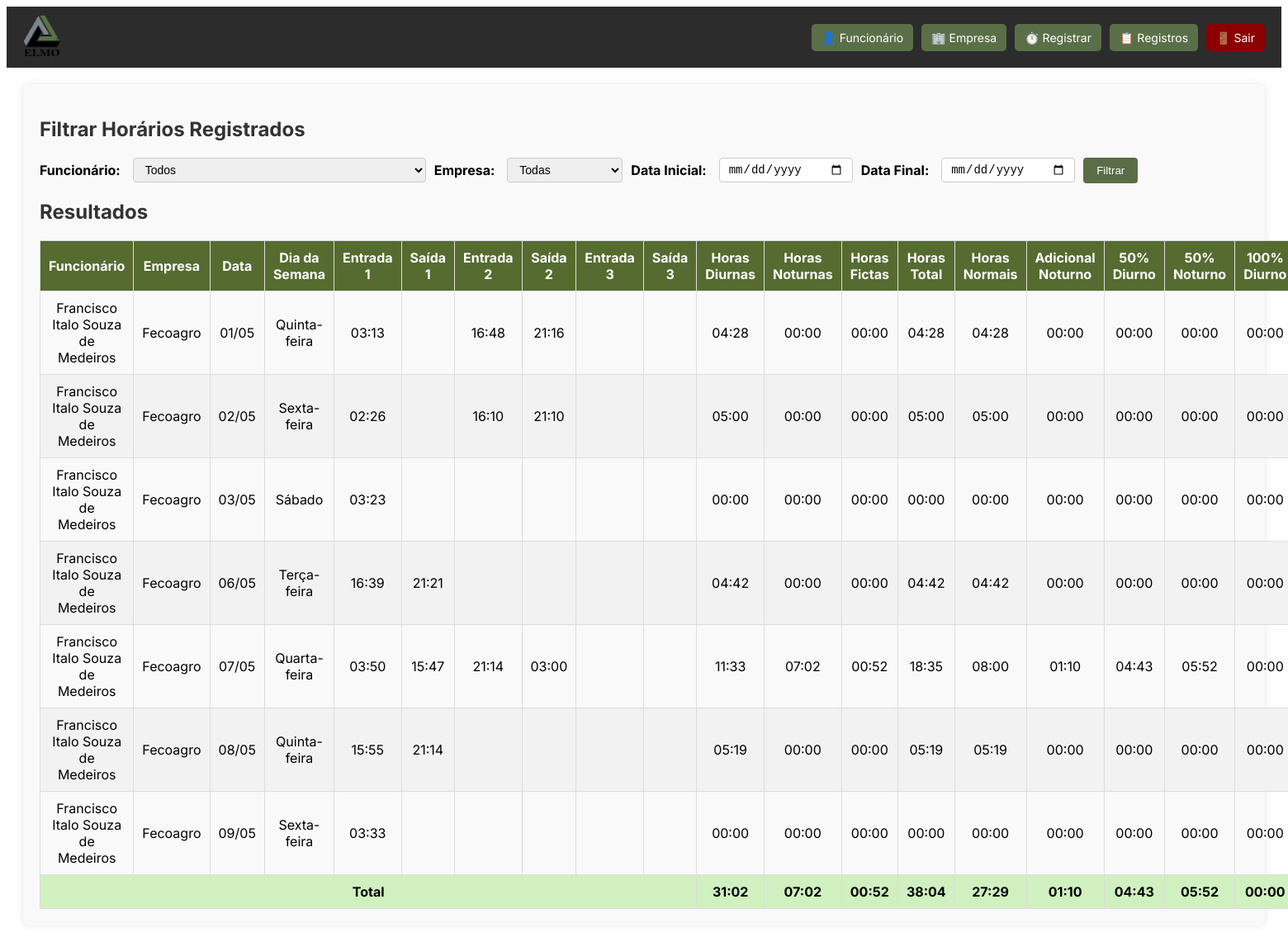
The app's page /lista-registros?funcionario_id=7 (signed in) with its own data.
### models.py (models this page shows)
class Ponto(db.Model):
    id = db.Column(db.Integer, primary_key=True)
    funcionario_id = db.Column(db.Integer, db.ForeignKey('funcionario.id'), nullable=False)
    empresa_id = db.Column(db.Integer, db.ForeignKey('empresa.id'), nullable=False)
    data = db.Column(db.String(10), nullable=False)
    entrada1 = db.Column(db.String(5))
    saida1 = db.Column(db.String(5))
    entrada2 = db.Column(db.String(5))
    saida2 = db.Column(db.String(5))
    entrada3 = db.Column(db.String(5))
    saida3 = db.Column(db.String(5))
    funcionario = db.relationship('Funcionario', backref=db.backref('pontos', lazy=True))
    empresa = db.relationship('Empresa', backref=db.backref('pontos', lazy=True))

class Funcionario(db.Model):
    id = db.Column(db.Integer, primary_key=True)
    nome = db.Column(db.String(100), nullable=False)
    cpf = db.Column(db.String(14), unique=True, nullable=True)

class Empresa(db.Model):
    id = db.Column(db.Integer, primary_key=True)
    nome = db.Column(db.String(100), nullable=False)
    vale_alimentacao = db.Column(db.Float, nullable=False)

### app.py (the view, shortened to what this page needs)
@app.route("/lista-registros", methods=["GET"])
def lista_registros():
    if not session.get("usuario_logado"):
        return redirect(url_for("login"))
    funcionarios = Funcionario.query.order_by(Funcionario.nome.asc()).all()
    empresas = Empresa.query.order_by(Empresa.nome.asc()).all()
    query = Ponto.query
    funcionario_id = request.args.get("funcionario_id")
    empresa_id = request.args.get("empresa_id")
    data_ini = request.args.get("data_ini")
    data_fim = request.args.get("data_fim")
    if funcionario_id:
        query = query.filter_by(funcionario_id=funcionario_id)
    if empresa_id:
        query = query.filter_by(empresa_id=empresa_id)
    if data_ini:
        query = query.filter(Ponto.data >= data_ini)
    if data_fim:
        query = query.filter(Ponto.data <= data_fim)
    pontos = []
    if funcionario_id or empresa_id or data_ini or data_fim:
        pontos = query.order_by(Ponto.data.asc()).all()
    INIDIA = time(5, 0)
    FIMDIA = time(22, 0)
    ININOT = time(22, 0)
    FIMNOT = time(5, 0)
    def to_time(valor):
        if isinstance(valor, str):
            return datetime.strptime(valor, "%H:%M").time()
        return valor
    for ponto in pontos:
        if isinstance(ponto.data, str):
            ponto.data_obj = datetime.strptime(ponto.data, "%Y-%m-%d")
        else:
            ponto.data_obj = ponto.data
        ponto.horas_diurnas_reais = timedelta()
        ponto.horas_noturnas_reais = timedelta()
        ponto.horas_fictas = timedelta()
        ponto.horas_adicional = timedelta()
        ponto.horas_adicional_ficta = timedelta()
        ponto.horas_diurnas = timedelta()
        ponto.horas_noturnas = timedelta()
        ponto.horas_total = timedelta()
        ponto.extra_50_diurno = timedelta()
        ponto.extra_50_noturno = timedelta()
        ponto.extra_50_noturno_reais = timedelta()
        ponto.extra_100_diurno = timedelta()
        ponto.extra_100_noturno = timedelta()
        ponto.horas_normais = timedelta(hours=8)
        if ponto.data_obj.weekday() == 5:
            ponto.horas_normais = timedelta(hours=4)
        turnos = [(ponto.entrada1, ponto.saida1), (ponto.entrada2, ponto.saida2), (ponto.entrada3, ponto.saida3)]
        minutos_marcados = []
        for entrada, saida in turnos:
            if entrada and saida:
                entrada = to_time(entrada)
                saida = to_time(saida)
                entrada_dt = datetime.combine(ponto.data_obj, entrada)
                saida_dt = datetime.combine(ponto.data_obj, saida)
                if saida < entrada:
                    saida_dt += timedelta(days=1)
                atual = entrada_dt
                while atual < saida_dt:
                    minutos_marcados.append(atual)
                    atual += timedelta(minutes=1)
        acumulado_domingo = timedelta()
        duracao_dentro_domingo = timedelta()
        for minuto in minutos_marcados:
            hora = minuto.time()
            tipo = "diurna"
            if hora >= ININOT or hora < FIMNOT:
                tipo = "noturna"
            if ponto.horas_normais > timedelta():
                ponto.horas_normais -= timedelta(minutes=1)
                if tipo == "diurna":
                    ponto.horas_diurnas += timedelta(minutes=1)
                    ponto.horas_diurnas_reais += timedelta(minutes=1)
                else:
                    ponto.horas_noturnas_reais += timedelta(minutes=1)
                    ponto.horas_adicional += timedelta(minutes=1)
            else:
                if tipo == "diurna":
                    ponto.extra_50_diurno += timedelta(minutes=1)
                    ponto.horas_diurnas_reais += timedelta(minutes=1)
                else:
                    ponto.extra_50_noturno_reais += timedelta(minutes=1)
                    ponto.horas_noturnas_reais += timedelta(minutes=1)
        if ponto.data_obj.weekday() < 5:
            ponto.horas_noturnas = ponto.horas_noturnas_reais * 1.142857
            ponto.horas_total = ponto.horas_diurnas_reais + ponto.horas_noturnas
            ponto.horas_fictas= ponto.horas_noturnas_reais * 0.142857
            carga_horaria_diaria = timedelta(hours=8)
            jornada_total = ponto.horas_diurnas_reais + ponto.horas_noturnas
            if jornada_total < carga_horaria_diaria:
                ponto.horas_normais = jornada_total
            else:
                ponto.horas_normais = carga_horaria_diaria
                ponto.extra_50_noturno = ( ponto.extra_50_noturno_reais * 1.142857 ) + ( ponto.horas_adicional * 0.142857 )
        if ponto.data_obj.weekday() == 5:
            ponto.horas_noturnas = ponto.horas_noturnas_reais * 1.142857
            ponto.horas_total = ponto.horas_diurnas_reais + ponto.horas_noturnas
            ponto.horas_fictas= ponto.horas_noturnas_reais * 0.142857
            carga_horaria_diaria = timedelta(hours=4)
            jornada_total = ponto.horas_diurnas_reais + ponto.horas_noturnas
            extra_total = max(timedelta(), jornada_total - carga_horaria_diaria)
            ponto.extra_50_noturno = ponto.extra_50_noturno_reais * 1.142857
            if ponto.horas_adicional > timedelta():
                ponto.extra_50_noturno = ponto.horas_adicional * 0.142857
            if jornada_total < carga_horaria_diaria:
                ponto.horas_normais = jornada_total
                ponto.horas_adicional = ponto.horas_noturnas
            else:
                ponto.horas_normais = carga_horaria_diaria
    total = {
            "horas_diurnas": timedelta(),
            "horas_noturnas": timedelta(),
            "horas_fictas": timedelta(),
            "horas_total": timedelta(),
            "horas_normais": timedelta(),
            "horas_adicional": timedelta(),
            "extra_50_diurno": timedelta(),
            "extra_50_noturno": timedelta(),
            "extra_100_diurno": timedelta(),
            "extra_100_noturno": timedelta(),
        }
    for ponto in pontos:
            total["horas_diurnas"] += ponto.horas_diurnas_reais
            total["horas_noturnas"] += ponto.horas_noturnas
            total["horas_fictas"] += ponto.horas_fictas
            total["horas_total"] += ponto.horas_total
            total["horas_normais"] += ponto.horas_normais
            total["horas_adicional"] += ponto.horas_adicional
            total["extra_50_diurno"] += ponto.extra_50_diurno
            total["extra_50_noturno"] += ponto.extra_50_noturno
            total["extra_100_diurno"] += ponto.extra_100_diurno
            total["extra_100_noturno"] += ponto.extra_100_noturno
    return render_template("lista_registros.html", pontos=pontos, funcionarios=funcionarios, empresas=empresas, total=total)

### app.py (called while the page is built)
@app.template_filter('horario_formatado')
def horario_formatado(value):
    if not value:
        return "00:00"
    total_minutes = int(value.total_seconds() // 60)
    horas = total_minutes // 60
    minutos = total_minutes % 60
    return f"{horas:02d}:{minutos:02d}"

@app.template_filter('formatar_dia_semana')
def formatar_dia_semana(data):
    return format_datetime(data, "EEEE", locale='pt_BR').capitalize()

### templates/lista_registros.html (shortened to what this page needs)
{% extends "base.html" %}
{% block content %}
<div class="box">
    <h2>Filtrar Horários Registrados</h2>
    <form method="GET" class="filter-lista-form">
        <label for="funcionario_id">Funcionário:</label>
        <select name="funcionario_id" id="funcionario_id">
            <option value="">Todos</option>
        </select>
        <label for="empresa_id">Empresa:</label>
        <select name="empresa_id" id="empresa_id">
            <option value="">Todas</option>
        </select>
        <label for="data_ini">Data Inicial:</label>
        <input type="date" name="data_ini" id="data_ini">
        <label for="data_fim">Data Final:</label>
        <input type="date" name="data_fim" id="data_fim">
        <button type="submit" class="btn-lista-filter">Filtrar</button>
    </form>
</div>
<div class="box">
    <h2>Resultados</h2>
    <div class="table-responsive">
        <table class="styled-table">
            <thead>
                <tr>
                    <th>Funcionário</th>
                    <th>Empresa</th>
                    <th>Data</th>
                    <th>Dia da Semana</th>
                    <th>Entrada 1</th><th>Saída 1</th>
                    <th>Entrada 2</th><th>Saída 2</th>
                    <th>Entrada 3</th><th>Saída 3</th>
                    <th>Horas Diurnas</th>
                    <th>Horas Noturnas</th>
                    <th>Horas Fictas</th>
                    <th>Horas Total</th>
                    <th>Horas Normais</th>
                    <th>Adicional Noturno</th>
                    <th>50% Diurno</th>
                    <th>50% Noturno</th>
                    <th>100% Diurno</th>
                </tr>
            </thead>
            <tbody>
                {% for p in pontos %}
                <tr class="{% if p.data_obj | formatar_dia_semana == 'Domingo' %}domingo{% endif %}">
                    <td>{{ p.funcionario.nome }}</td>
                    <td>{{ p.empresa.nome }}</td>
                    <td>{{ p.data_obj.strftime('%d/%m') }}</td>
                    <td>{{ p.data_obj | formatar_dia_semana }}</td>
                    <td>{{ p.entrada1 or '' }}</td><td>{{ p.saida1 or '' }}</td>
                    <td>{{ p.entrada2 or '' }}</td><td>{{ p.saida2 or '' }}</td>
                    <td>{{ p.entrada3 or '' }}</td><td>{{ p.saida3 or '' }}</td>
                    <td>{{ p.horas_diurnas_reais|horario_formatado }}</td>
                    <td>{{ p.horas_noturnas|horario_formatado }}</td>
                    <td>{{ p.horas_fictas|horario_formatado }}</td>
                    <td>{{ p.horas_total|horario_formatado }}</td>
                    <td>{{ p.horas_normais|horario_formatado }}</td>
                    <td>{{ p.horas_adicional|horario_formatado }}</td>
                    <td>{{ p.extra_50_diurno|horario_formatado }}</td>
                    <td>{{ p.extra_50_noturno|horario_formatado }}</td>
                    <td>{{ p.extra_100_diurno|horario_formatado }}</td>
                </tr>
                {% endfor %}
            </tbody>
            <tfoot>
                <tr class="total-row">
                    <td colspan="10">Total</td>
                    <td>{{ total.horas_diurnas|horario_formatado }}</td>
                    <td>{{ total.horas_noturnas|horario_formatado }}</td>
                    <td>{{ total.horas_fictas|horario_formatado }}</td>
                    <td>{{ total.horas_total|horario_formatado }}</td>
                    <td>{{ total.horas_normais|horario_formatado }}</td>
                    <td>{{ total.horas_adicional|horario_formatado }}</td>
                    <td>{{ total.extra_50_diurno|horario_formatado }}</td>
                    <td>{{ total.extra_50_noturno|horario_formatado }}</td>
                    <td>{{ total.extra_100_diurno|horario_formatado }}</td>
                </tr>
            </tfoot>
        </table>
    </div>
</div>
{% endblock %}

### static/style.css (style rules this page uses)
h2, h3 { color: #333; }
table { width: 100%; border-collapse: collapse; margin-top: 20px; }
table th, table td { border: 1px solid #ccc; padding: 8px; text-align: center; }
table th { background-color: #6a7751; color: white; }
table tr:nth-child(even) { background-color: #f5f5f5; }
h2 { margin-bottom: 20px; color: #333; }
form { display: flex; flex-wrap: wrap; gap: 10px; align-items: center; }
label { font-weight: bold; margin-right: 5px; }
input[type="date"], input[type="time"], select { padding: 6px 8px; border: 1px solid #ccc; border-radius: 5px; outline: none; }
.styled-table { width: 100%; border-collapse: collapse; margin-top: 10px; }
.styled-table th, .styled-table td { border: 1px solid #ddd; padding: 10px; text-align: center; }
.styled-table th { background-color: #556b2f; color: white; }
.styled-table tr:nth-child(even) { background-color: #f2f2f2; }
select, input[type="date"], input[type="time"] { padding: 6px 8px; border: 1px solid #ccc; border-radius: 5px; outline: none; min-width: 140px; }
.filter-lista-form { display: flex; flex-wrap: wrap; align-items: center; gap: 10px; margin-bottom: 20px; }
.filter-lista-form label { margin-right: 5px; font-weight: bold; }
.filter-lista-form select, .filter-lista-form input[type="date"] { padding: 5px 10px; font-size: 14px; border: 1px solid #ccc; border-radius: 4px; }
.btn-lista-filter { background-color: #5a6d46; color: white; border: none; padding: 8px 16px; border-radius: 4px; cursor: pointer; }
.total-row td { background-color: #d0f0c0; font-weight: bold; }
body { font-family: 'Inter', sans-serif; }

### records on screen
Ponto: funcionario.nome "Francisco Italo Souza de Medeiros", empresa.nome "Fecoagro", data_obj "01/05", data_obj "Quinta-feira", entrada1 "03:13", entrada2 "16:48", saida2 "21:16", horas_diurnas_reais|horario_formatado "04:28", horas_noturnas|horario_formatado "00:00", horas_fictas|horario_formatado "00:00", horas_total|horario_formatado "04:28", horas_normais|horario_formatado "04:28", horas_adicional|horario_formatado "00:00", extra_50_diurno|horario_formatado "00:00", extra_50_noturno|horario_formatado "00:00", extra_100_diurno|horario_formatado "00:00"
Ponto: funcionario.nome "Francisco Italo Souza de Medeiros", empresa.nome "Fecoagro", data_obj "02/05", data_obj "Sexta-feira", entrada1 "02:26", entrada2 "16:10", saida2 "21:10", horas_diurnas_reais|horario_formatado "05:00", horas_noturnas|horario_formatado "00:00", horas_fictas|horario_formatado "00:00", horas_total|horario_formatado "05:00", horas_normais|horario_formatado "05:00", horas_adicional|horario_formatado "00:00", extra_50_diurno|horario_formatado "00:00", extra_50_noturno|horario_formatado "00:00", extra_100_diurno|horario_formatado "00:00"
Ponto: funcionario.nome "Francisco Italo Souza de Medeiros", empresa.nome "Fecoagro", data_obj "03/05", data_obj "Sábado", entrada1 "03:23", horas_diurnas_reais|horario_formatado "00:00", horas_noturnas|horario_formatado "00:00", horas_fictas|horario_formatado "00:00", horas_total|horario_formatado "00:00", horas_normais|horario_formatado "00:00", horas_adicional|horario_formatado "00:00", extra_50_diurno|horario_formatado "00:00", extra_50_noturno|horario_formatado "00:00", extra_100_diurno|horario_formatado "00:00"
Ponto: funcionario.nome "Francisco Italo Souza de Medeiros", empresa.nome "Fecoagro", data_obj "06/05", data_obj "Terça-feira", entrada1 "16:39", saida1 "21:21", horas_diurnas_reais|horario_formatado "04:42", horas_noturnas|horario_formatado "00:00", horas_fictas|horario_formatado "00:00", horas_total|horario_formatado "04:42", horas_normais|horario_formatado "04:42", horas_adicional|horario_formatado "00:00", extra_50_diurno|horario_formatado "00:00", extra_50_noturno|horario_formatado "00:00", extra_100_diurno|horario_formatado "00:00"
Ponto: funcionario.nome "Francisco Italo Souza de Medeiros", empresa.nome "Fecoagro", data_obj "07/05", data_obj "Quarta-feira", entrada1 "03:50", saida1 "15:47", entrada2 "21:14", saida2 "03:00", horas_diurnas_reais|horario_formatado "11:33", horas_noturnas|horario_formatado "07:02", horas_fictas|horario_formatado "00:52", horas_total|horario_formatado "18:35", horas_normais|horario_formatado "08:00", horas_adicional|horario_formatado "01:10", extra_50_diurno|horario_formatado "04:43", extra_50_noturno|horario_formatado "05:52", extra_100_diurno|horario_formatado "00:00"
Ponto: funcionario.nome "Francisco Italo Souza de Medeiros", empresa.nome "Fecoagro", data_obj "08/05", data_obj "Quinta-feira", entrada1 "15:55", saida1 "21:14", horas_diurnas_reais|horario_formatado "05:19", horas_noturnas|horario_formatado "00:00", horas_fictas|horario_formatado "00:00", horas_total|horario_formatado "05:19", horas_normais|horario_formatado "05:19", horas_adicional|horario_formatado "00:00", extra_50_diurno|horario_formatado "00:00", extra_50_noturno|horario_formatado "00:00", extra_100_diurno|horario_formatado "00:00"
Ponto: funcionario.nome "Francisco Italo Souza de Medeiros", empresa.nome "Fecoagro", data_obj "09/05", data_obj "Sexta-feira", entrada1 "03:33", horas_diurnas_reais|horario_formatado "00:00", horas_noturnas|horario_formatado "00:00", horas_fictas|horario_formatado "00:00", horas_total|horario_formatado "00:00", horas_normais|horario_formatado "00:00", horas_adicional|horario_formatado "00:00", extra_50_diurno|horario_formatado "00:00", extra_50_noturno|horario_formatado "00:00", extra_100_diurno|horario_formatado "00:00"

### other values on screen
{{ total.horas_diurnas|horario_formatado }} "31:02"
{{ total.horas_noturnas|horario_formatado }} "07:02"
{{ total.horas_fictas|horario_formatado }} "00:52"
{{ total.horas_total|horario_formatado }} "38:04"
{{ total.horas_normais|horario_formatado }} "27:29"
{{ total.horas_adicional|horario_formatado }} "01:10"
{{ total.extra_50_diurno|horario_formatado }} "04:43"
{{ total.extra_50_noturno|horario_formatado }} "05:52"
{{ total.extra_100_diurno|horario_formatado }} "00:00"
